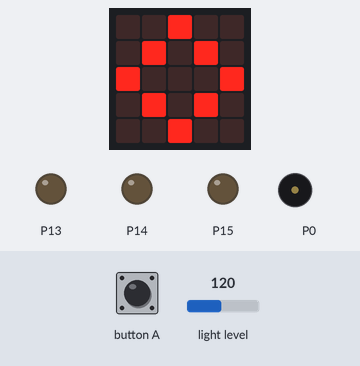
Simulated run of this program. Board: BBC micro:bit (MakeCode). Shown: the board's 5×5 LED display, output pins drawn as LEDs (lit = HIGH), buzzer (waves = sounding). The inputs (shaded band) are chosen by the test bench; at power-on: light level 120.

Above: at 0.7 s.
1.3 s: light level set to 5
At 2.08 s:
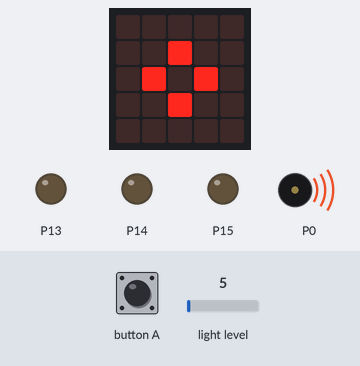
3.7 s: button A pressed for 0.15 s
5.3 s: light level set to 98
6.8 s: light level set to 105
At 7.01 s:
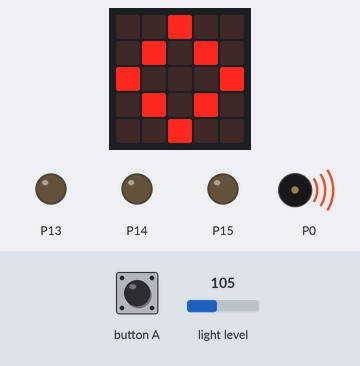
9.4 s: light level set to 64
At 10.14 s:
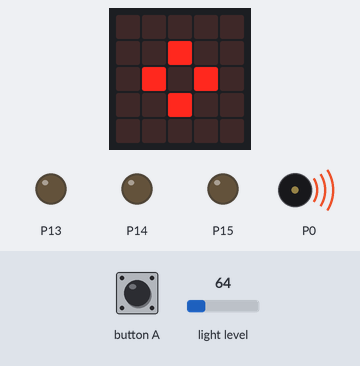
Timing chart, 0 to 12.8 s (numbered marks = the images above; inputs shaded):
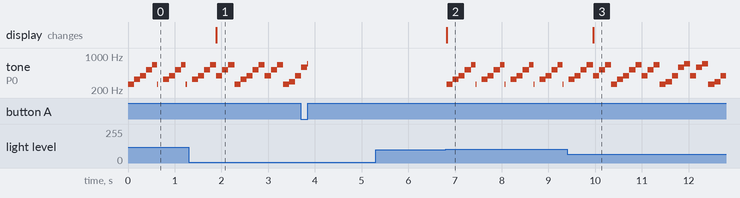

The program:

main.ts
```typescript
input.onButtonPressed(Button.A, function () {
    music.stopMelody(MelodyStopOptions.All)
})
basic.clearScreen()
let 기준값 = 100
let LED꺼짐 = 0
let 음악정지 = 0
basic.forever(function () {
    if (input.lightLevel() > 기준값) {
        if (!(음악정지)) {
            music.startMelody(music.builtInMelody(Melodies.Prelude), MelodyOptions.Once)
        }
        pins.digitalWritePin(DigitalPin.P13, 0)
        pins.digitalWritePin(DigitalPin.P14, 0)
        pins.digitalWritePin(DigitalPin.P15, 0)
        basic.showIcon(IconNames.Diamond)
    } else {
        if (!(LED꺼짐)) {
            pins.digitalWritePin(DigitalPin.P13, 1023)
            pins.digitalWritePin(DigitalPin.P14, 1023)
            pins.digitalWritePin(DigitalPin.P15, 1023)
            음악정지 = 0
        }
        basic.showIcon(IconNames.SmallDiamond)
    }
})
```

test.ts
```typescript
// 테스트는 여기로 이동합니다; 이 패키지가 확장으로 사용될 때 컴파일되지 않을 것 입니다.
```

Measured:
- the behaviour switches between 100 and 101 on light level (found by bisection; images 1 and 2)
- after the input at 1.3 s, the display: changes after 0.59 s (image 1)
- after the input at 5.3 s, every drawn part: stays the same
- after the input at 6.8 s, tone on P0: silent → 262 Hz at once, then repeats every 0.62 s: 330 Hz 0.13 s, 392 Hz 0.13 s, 523 Hz 0.13 s, 659 Hz 0.10 s, 262 Hz 0.02 s, silent 0.11 s; the display: changes at once (image 2)
- after the input at 9.4 s, the display: changes after 0.55 s (image 3)
- by itself, tone on P0: plays 330 Hz for 0.13 s, 392 Hz for 0.13 s, 523 Hz for 0.13 s, 659 Hz for 0.13 s, 392 Hz for 0.13 s, 523 Hz for 0.13 s … (18 notes in this stretch)
